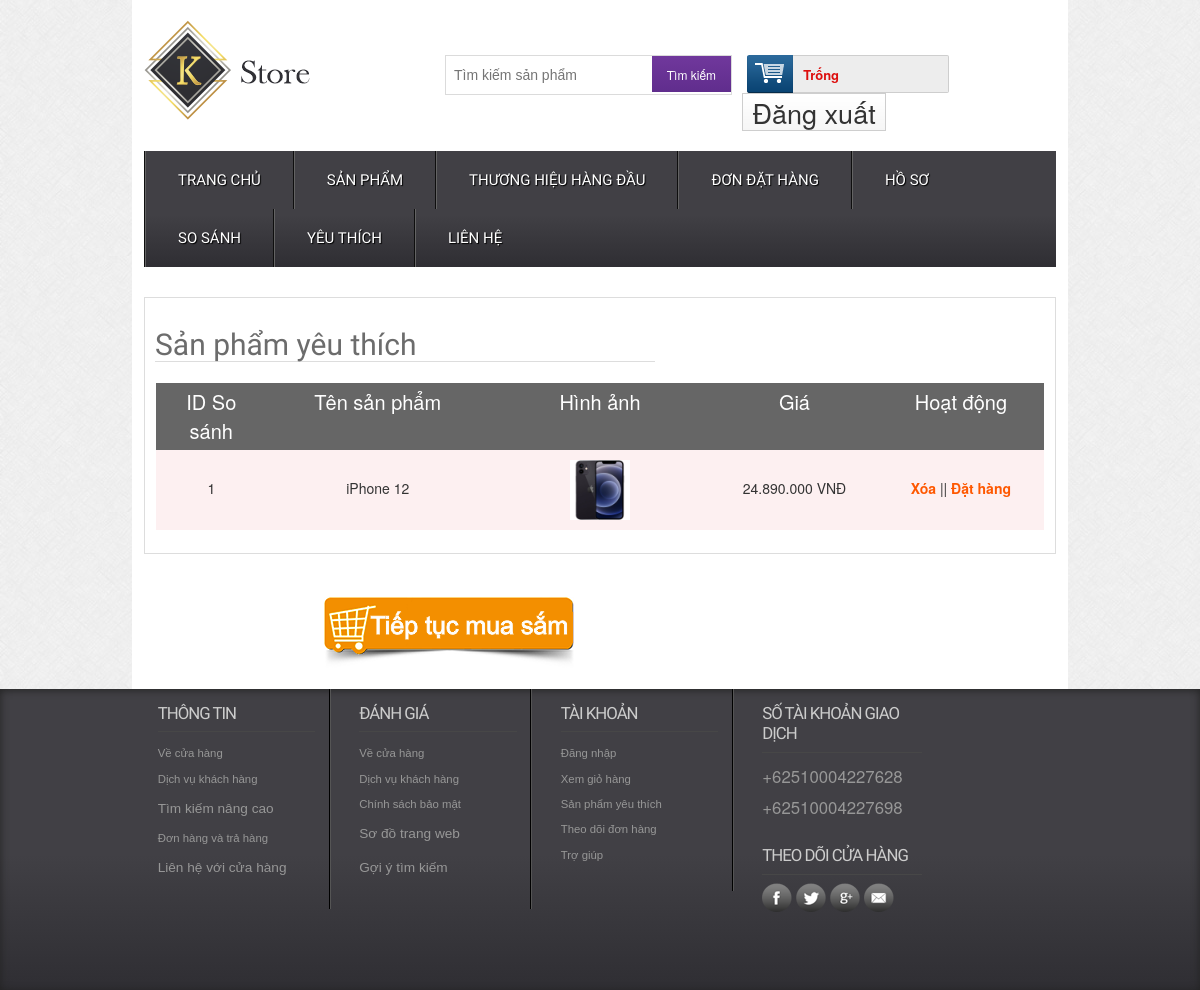
Screenshot of /DoAn/wishlist.php (signed in) with the database file from the repository.
### tables this page shows
CREATE TABLE IF NOT EXISTS `tbl_wishlist` (
`id` int(11) NOT NULL,
  `customer_id` int(11) NOT NULL,
  `productId` int(11) NOT NULL,
  `productName` varchar(255) NOT NULL,
  `price` varchar(255) NOT NULL,
  `image` varchar(255) NOT NULL
);

### DoAn/classes/product.php (called while the page is built, shortened)
<?php
	$filepath = realpath(dirname(__FILE__));
	include_once ($filepath.'/../lib/database.php');
	include_once ($filepath.'/../helpers/format.php');
?>
<?php
	class product
	{
		private $db;
		public function __construct()
		{
			$this->db = new Database();
		}
		public function get_wishlist($customer_id){
			$query = "SELECT * FROM tbl_wishlist WHERE customer_id = '$customer_id' order by id desc";
			$result = $this->db->select($query);
			return $result;
		}
	}
?>

### DoAn/lib/database.php (called while the page is built, shortened)
<?php
Class Database{
   public $host   = DB_HOST;
   public $user   = DB_USER;
   public $pass   = DB_PASS;
   public $dbname = DB_NAME;
   public $link;
private function connectDB(){
   $this->link = new mysqli($this->host, $this->user, $this->pass,
    $this->dbname);
 }
public function select($query){
  $result = $this->link->query($query) or
   die($this->link->error.__LINE__);
  if($result->num_rows > 0){
    return $result;
  } else {
    return false;
  }
 }
}

### DoAn/lib/session.php (called while the page is built, shortened)
<?php
class Session{
 public static function get($key){
    if (isset($_SESSION[$key])) {
     return $_SESSION[$key];
    } else {
     return false;
    }
 }
}
?>

### DoAn/helpers/format.php (called while the page is built, shortened)
<?php
class Format{
   public function format_currency($n=0){
        $n=(string)$n;
        $n=strrev($n);
        $res='';
        for($i=0;$i<strlen($n);$i++){
            if($i%3==0 && $i!=0){
                $res.='.';
            }
            $res.=$n[$i];
        }
        $res=strrev($res);
        return $res;
    }
}
?>

### DoAn/wishlist.php (the view, shortened to what this page needs)
<?php
	include 'inc/header.php';
?>
 <div class="main">
    <div class="content">
    	<div class="cartoption">
			<div class="cartpage">
			    	<h2>Sản phẩm yêu thích</h2>
						<table class="tblone">
							<tr>
								<th width="10%">ID So sánh</th>
								<th width="20%">Tên sản phẩm</th>
								<th width="20%">Hình ảnh</th>
								<th width="15%">Giá</th>
								<th width="15%">Hoạt động</th>
							</tr>
							<?php
							$customer_id = Session::get('customer_id');
							$get_wishlist = $product->get_wishlist($customer_id);
							if($get_wishlist){
								$i = 0;
								while($result = $get_wishlist->fetch_assoc()){
									$i++;
							?>
							<tr>
								<td><?php echo $i; ?></td>
								<td><?php echo $result['productName'] ?></td>
								<td><img src="admin/uploads/<?php echo $result['image'] ?>" alt=""/></td>
								<td><?php echo $fm->format_currency($result['price'])." "."VNĐ" ?></td>
								<td>
									<a  href="?proid=<?php echo $result['productId'] ?>">Xóa</a> ||
									<a  href="details.php?proid=<?php echo $result['productId'] ?>">Đặt hàng</a>
								</td>
							</tr>
						<?php
							}
						}
						?>
						</table>
					</div>
					<div class="shopping">
						<div class="shopleft">
							<a href="index.php"> <img src="images/shop.png" alt="" /></a>
						</div>
					</div>
    	</div>
    </div>
 </div>
<?php
	include 'inc/footer.php';
 ?>

### DoAn/css/style.css (style rules this page uses)
html,body,div,span,applet,object,iframe,h1,h2,h3,h4,h5,h6,p,blockquote,pre,a,abbr,acronym,address,big,cite,code,del,dfn,em,img,ins,kbd,q,s,samp,small,strike,strong,sub,sup,tt,var,b,u,i,dl,dt,dd,ol,nav ul,nav li,fieldset,form,label,legend,table,caption,tbody,tfoot,thead,tr,th,td,article,aside,canvas,details,embed,figure,figcaption,footer,header,hgroup,menu,nav,output,ruby,section,summary,time,mark,audio,video { margin:0;padding:0;border:0;font-size:100%;font:inherit;vertical-align:baseline; }
table { border-collapse:collapse;border-spacing:0; }
a { text-decoration:none; }
img { max-width:100%; }
body { font-family:Arial, Helvetica, sans-serif; background:url(../images/body_bg3.jpg); }
.content { padding:20px 0; background:#FFF; }
.content h2 { font-size:23px; color:#6C6C6C; font-family: 'Monda', sans-serif; }
.cartpage { border: 1px solid #ddd; overflow: hidden; padding: 10px; }
.cartpage h2 { border-bottom: 1px solid #ddd; font-size: 30px; margin-bottom: 20px; width: 500px; }
.tblone { border: 1px solid #fff; margin-bottom: 12px; width: 100%; }
.tblone th { background: #666 none repeat scroll 0 0; color: #fff; font-size: 20px; padding: 5px 8px; text-align: center; }
.tblone td { padding:10px;text-align:center; }
table.tblone tr:nth-child(2n+1) { background:#fff;height:30px; }
table.tblone tr:nth-child(2n) { background:#fdf0f1;height:30px; }
table.tblone a { color: #fe5800; font-weight: bold; text-decoration: none; }
table.tblone img { height: 60px; width: 60px; }
.shopping { margin-top: 30px; }
.shopleft, .shopleft { float: left; text-align: center; width: 610px; }
.shopleft img { outline:none }
.shopleft a,.shopright a { outline:none }

### rows the page displays
tbl_wishlist: productName "iPhone 12", image (picture), price "24.890.000"
